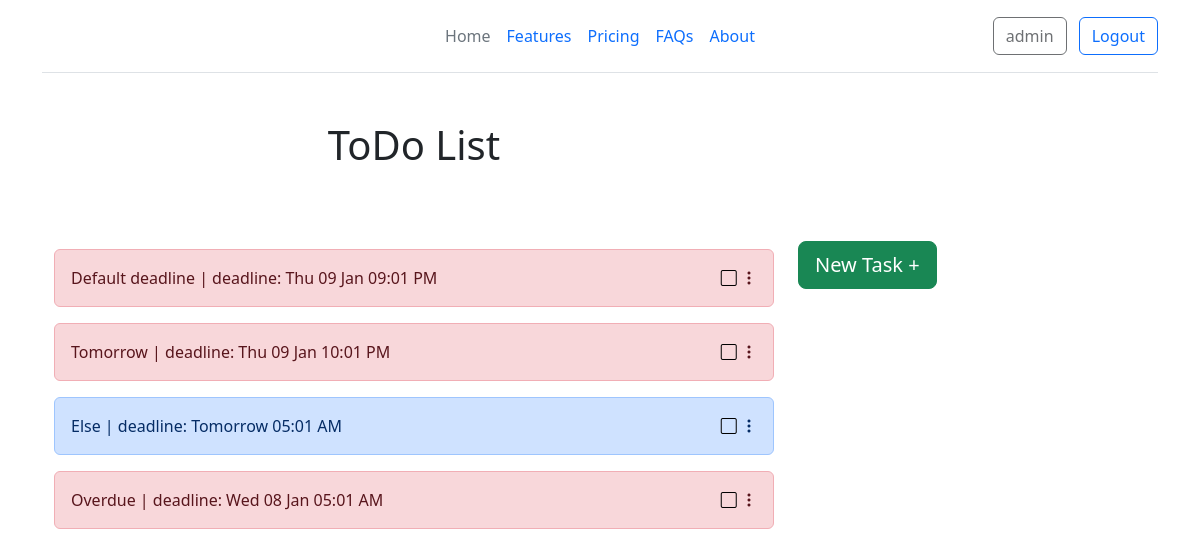
The app's page / (signed in), older data.
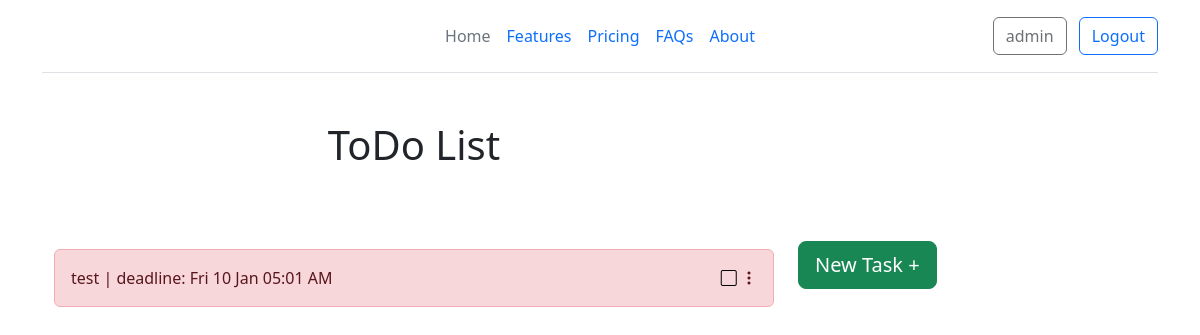
The same page, newer data.
### core/models.py (models this page shows, shortened)
class Task(models.Model):
    PRIORITY_CHOICES = {
        'L': 'Low',
        'N': 'Normal',
        'H': 'High'
    }
    user = models.ForeignKey(settings.AUTH_USER_MODEL, on_delete=models.CASCADE)
    title = models.CharField(max_length=80)
    description = models.TextField(null=True, blank=True)
    priority = models.CharField(max_length=1, choices=PRIORITY_CHOICES, default='L')
    added_at = models.DateTimeField(auto_now=True)
    deadline = models.DateTimeField()
    is_completed = models.BooleanField(default=False)
    @property
    def is_overdue(self):
        if not self.is_completed:
            user_deadline = localtime(value=self.deadline)
            user_current_time = localtime()
            return user_deadline < user_current_time
        return False
    def __str__(self):
        deadline = localtime(self.deadline)
        if deadline == default_deadline():
            return f"{self.title} | deadline: End of today"
        elif deadline.date() == localdate() + timedelta(days=1):
            return f"{self.title} | deadline: Tomorrow {deadline:%I:%m %p}"
        return f"{self.title} | deadline: {deadline:%a %d %b %I:%m %p}"

### core/views.py (the view)
# urls.py: 2. Add a URL to urlpatterns:  path('', views.home, name='home')
@login_required()
def home(request):
    tasks = Task.objects.filter(user=request.user)
    form = TaskAddFrom()
    return render(request, 'home.html', {'tasks': list(tasks), 'form': form})

### core/models.py (called while the page is built)
def default_deadline():
    return datetime.combine(now().date() + timedelta(days=1), time(), tzinfo=get_current_timezone())

### core/templates/home.html (shortened to what this page needs)
{% extends 'base.html' %}
{% block content %}
<div class="container">
    <div class="row">
        <div class="col-8">
            <h1 class="text-center">ToDo List</h1><br>
            <br><br>
            {% if tasks %}
            {% for task in tasks %}
                <div class="alert {% if task.is_overdue %} alert-danger {% elif task.is_completed %} alert-success {% else %} alert-primary {% endif %} d-flex justify-content-between align-items-center" role="alert">
                    <span {% if task.is_completed %} style="text-decoration: line-through;" {% endif %}>
                        {{ task }}
                    </span>
                    <form action="{% url 'check_task' task.id %}" method="POST">
                        <button type="submit" style="border: none; background: none; padding: 0;">
                            <i class="bi {% if task.is_completed %} bi-check-square-fill {% else %} bi-square {% endif %}"></i>
                        </button>
                        <span class="dropstart">
                            <i class="bi bi-three-dots-vertical" type="button" data-bs-toggle="dropdown"></i>
                        </span>
                    </form>
                </div>
            {% endfor %}
            {% endif %}
        </div>
        <div class="col-4"><br><br><br><br><br>
            <button type="button" class="btn btn-success btn-lg" data-bs-toggle="modal" data-bs-target="#taskModal">
                New Task +
            </button>
        </div>
    </div>
</div>
{% endblock %}

### core/templates/base.html (shortened to what this page needs)
<!DOCTYPE html>
<html lang="en">
    <head>
        {% load static %}
        <link rel="stylesheet" href="{% static 'css/bootstrap.min.css' %}">
        <link rel="stylesheet" href="{% static 'css/bootstrap-icons.min.css' %}">
    </head>
    <body hx-headers='{"X-CSRFToken": "{{ csrf_token }}"}'>
        {% include 'navbar.html' %}
        <br>
        <div class="container">
            {% block content %}
            {% endblock %}
        </div>
    </body>
</html>

### core/templates/navbar.html (shortened to what this page needs)
<div class="container">
  <header
    class="d-flex flex-wrap align-items-center justify-content-center justify-content-md-between py-3 mb-4 border-bottom">
    <div class="col-md-3 mb-2 mb-md-0">
      <a href="/" class="d-inline-flex link-body-emphasis text-decoration-none">
        <svg class="bi" width="40" height="32" role="img" aria-label="Bootstrap">
          <use xlink:href="#bootstrap"></use>
        </svg>
      </a>
    </div>
    <ul class="nav col-12 col-md-auto mb-2 justify-content-center mb-md-0">
      <li><a href="{% url 'home' %}" class="nav-link px-2 link-secondary">Home</a></li>
      <li><a href="#" class="nav-link px-2">Features</a></li>
      <li><a href="#" class="nav-link px-2">Pricing</a></li>
      <li><a href="#" class="nav-link px-2">FAQs</a></li>
      <li><a href="#" class="nav-link px-2">About</a></li>
    </ul>
    <div class="col-md-3 text-end">
      {% if not user.is_authenticated %}
      <a type="button" class="btn btn-outline-primary me-2" href="{% url 'login' %}">Login</a>
      <a type="button" class="btn btn-primary" href="{% url 'register' %}">Sign-up</a>
      {% else %}
      <form action="{% url 'logout' %}" method="post">
        <button class="btn btn-gray disabled me-2">{{ user.username }}</button>
        <button type="submit" class="btn btn-outline-primary">Logout</button>
      </form>
      {% endif %}
    </div>
  </header>
</div>

Row changes from the older to the newer data that the page shows:
removed Task: deadline+title "Default deadline | deadline: Thu 09 Jan 09:01 PM", is_completed False (drawn)
removed Task: deadline+title "Tomorrow | deadline: Thu 09 Jan 10:01 PM", is_completed False (drawn)
removed Task: deadline+title "Else | deadline: Tomorrow 05:01 AM", is_completed False (drawn)
removed Task: deadline+title "Overdue | deadline: Wed 08 Jan 05:01 AM", is_completed False (drawn)
added Task: deadline+title "test | deadline: Fri 10 Jan 05:01 AM", is_completed False (drawn)
